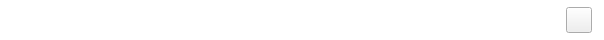
<?xml version="1.0" encoding="UTF-8"?>
<ui version="4.0">
 <class>SimplePromptBox</class>
 <widget class="QDialog" name="SimplePromptBox">
  <property name="geometry">
   <rect>
    <x>0</x>
    <y>0</y>
    <width>604</width>
    <height>40</height>
   </rect>
  </property>
  <property name="windowTitle">
   <string>SimplePromptBox</string>
  </property>
  <property name="styleSheet">
   <string notr="true">#SimplePromptBox
{
	border-radius:2px;
	background:rgb(255, 255, 255);
}</string>
  </property>
  <layout class="QHBoxLayout" name="horizontalLayout">
   <property name="spacing">
    <number>10</number>
   </property>
   <property name="leftMargin">
    <number>16</number>
   </property>
   <property name="topMargin">
    <number>0</number>
   </property>
   <property name="rightMargin">
    <number>12</number>
   </property>
   <property name="bottomMargin">
    <number>0</number>
   </property>
   <item>
    <widget class="QLabel" name="l_icon">
     <property name="sizePolicy">
      <sizepolicy hsizetype="Fixed" vsizetype="Fixed">
       <horstretch>0</horstretch>
       <verstretch>0</verstretch>
      </sizepolicy>
     </property>
     <property name="styleSheet">
      <string notr="true">QLabel
{
	min-width:16px;
	min-height:16px;
	max-width:16px;
	max-height:16px;
}</string>
     </property>
    </widget>
   </item>
   <item>
    <widget class="QTextEdit" name="te_content">
     <property name="styleSheet">
      <string notr="true">QTextEdit
{
	min-height:40px;
	border:none;
	font-size:14px;
	color:rgba(0,0,0,0.6500);
	background-color: rgba(255, 255, 255, 0);
}

</string>
     </property>
     <property name="verticalScrollBarPolicy">
      <enum>Qt::ScrollBarAlwaysOff</enum>
     </property>
     <property name="horizontalScrollBarPolicy">
      <enum>Qt::ScrollBarAlwaysOff</enum>
     </property>
     <property name="sizeAdjustPolicy">
      <enum>QAbstractScrollArea::AdjustToContents</enum>
     </property>
     <property name="readOnly">
      <bool>true</bool>
     </property>
    </widget>
   </item>
   <item>
    <widget class="QToolButton" name="btn_close">
     <property name="cursor">
      <cursorShape>PointingHandCursor</cursorShape>
     </property>
     <property name="styleSheet">
      <string notr="true">QToolButton
{
	min-height:24px;
	min-width:24px;
	max-height:24px;
	max-width:24px;
	border-image:url(:/PromptBox/PromptBox/close_normal.png);
}</string>
     </property>
    </widget>
   </item>
  </layout>
 </widget>
 <layoutdefault spacing="6" margin="11"/>
 <resources>
  <include location="Resources/CommonUtil.qrc"/>
 </resources>
 <connections/>
</ui>
